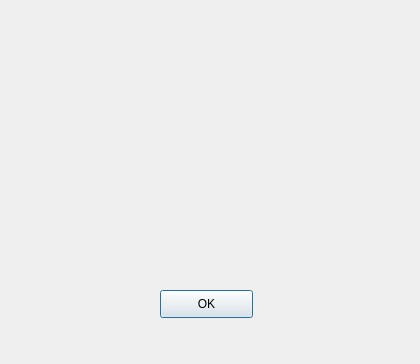
<?xml version="1.0" encoding="UTF-8"?>
<ui version="4.0">
 <class>Remindbox</class>
 <widget class="QDialog" name="Remindbox">
  <property name="geometry">
   <rect>
    <x>0</x>
    <y>0</y>
    <width>420</width>
    <height>364</height>
   </rect>
  </property>
  <property name="windowTitle">
   <string>到时间了，休息一下？</string>
  </property>
  <widget class="QLabel" name="label">
   <property name="geometry">
    <rect>
     <x>-70</x>
     <y>-10</y>
     <width>501</width>
     <height>381</height>
    </rect>
   </property>
   <property name="text">
    <string/>
   </property>
   <property name="pixmap">
    <pixmap resource="../myresource_file.qrc">:/123</pixmap>
   </property>
  </widget>
  <widget class="QPushButton" name="pushButton">
   <property name="geometry">
    <rect>
     <x>160</x>
     <y>290</y>
     <width>93</width>
     <height>28</height>
    </rect>
   </property>
   <property name="text">
    <string>OK</string>
   </property>
  </widget>
 </widget>
 <resources>
  <include location="../myresource_file.qrc"/>
 </resources>
 <connections/>
</ui>
